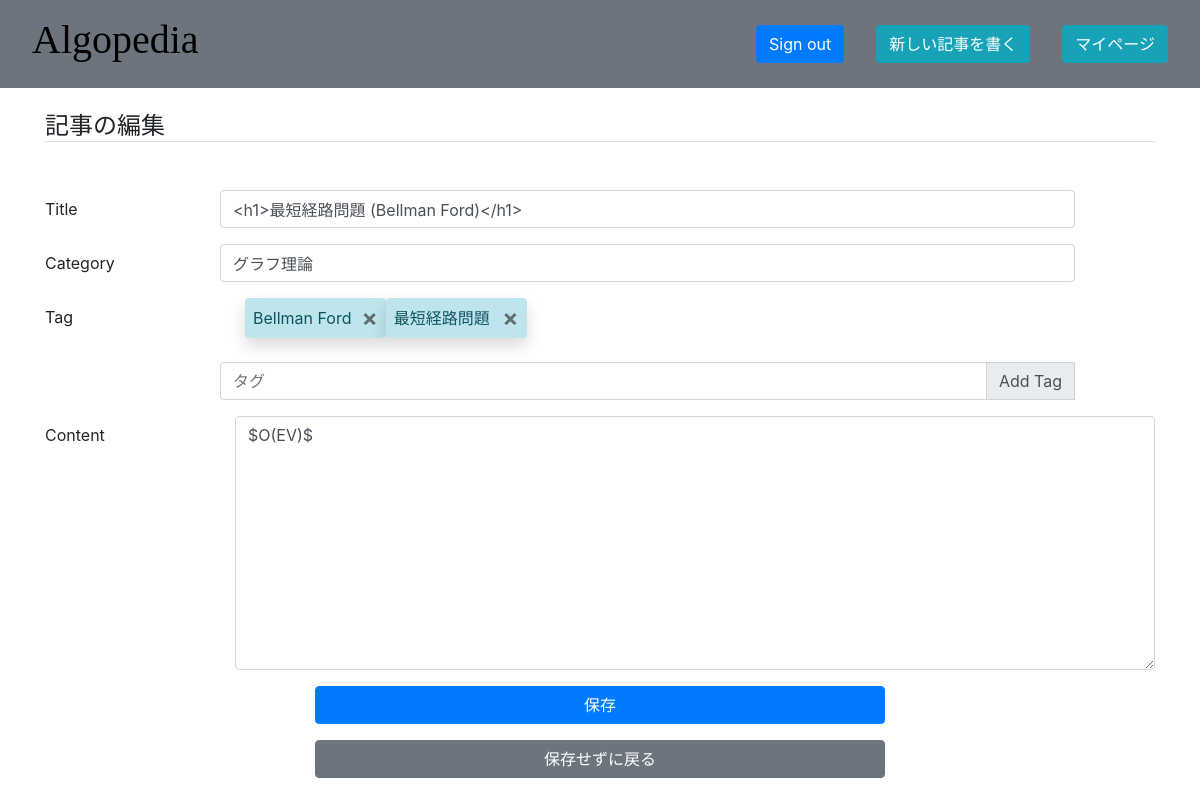
/article/edit/25/ (signed in), run on the app's committed database.
### cms/models.py (models this page shows, shortened)
class Article(models.Model):
    article_id = models.AutoField(primary_key=True)
    title = models.CharField(max_length=50)
    content = models.TextField()
    fav_num = models.PositiveIntegerField(default=0)
    created_at = models.DateTimeField(auto_now_add=True)
    updated_at = models.DateTimeField(auto_now_add=True)
    class Meta:
        verbose_name_plural = "記事"
    def get_tags(self):
        return Tag.objects.filter(articletags__article=self).distinct()

class ArticleCategory(models.Model):
    article = models.OneToOneField(Article, on_delete=models.CASCADE, primary_key=True, db_index=True)
    category = models.ForeignKey(Category, on_delete=models.DO_NOTHING, db_index=False)
    class Meta:
        verbose_name_plural = "記事分類"

class Category(models.Model):
    category = models.CharField(max_length=15, primary_key=True)
    article_num = models.PositiveIntegerField(default=0)
    class Meta:
        verbose_name_plural = "カテゴリ"

class Tag(models.Model):
    tag = models.CharField(max_length=15, primary_key=True)
    article_num = models.PositiveIntegerField(default=0)
    class Meta:
        verbose_name_plural = "タグ"

### cms/views.py (the view, shortened to what this page needs)
# urls.py: path('article/edit/<int:article_id>/', views.article_edit, name='article_edit'),
@login_required
def article_edit(request, article_id=None):
    if article_id:
        article = get_object_or_404(Article, pk=article_id)
        if request.user != article.author.user:
            errors = ["編集権限がありません．記事作成者のアカウントにログインして下さい"]
            return render(request, "cms/pages/login.html", dict(errors=errors))
    return init_article_form(request, article_id=article_id)

### cms/views.py (called while the page is built)
def init_article_form(request, article_id=None):
    context = {
        "categories": Category.objects.all(),
        "tags": Tag.objects.all(),
    }
    if article_id is not None:
        context["article"] = get_object_or_404(Article, pk=article_id)
    return render(request, 'cms/pages/article_edit.html', context)

### templates/cms/pages/article_edit.html (shortened to what this page needs)
{% extends "cms/pages/base.html" %}
{% block content %}
    <h4 class="mt-4 mb-5 border-bottom">記事の{{ article|yesno:"編集,追加" }}</h4>
    {% url 'cms:article_edit' article_id=article.article_id as url_edit %}
    {% url 'cms:article_add' as url_add %}
    <form action="{% if article %}{{ url_edit }}{% else %}{{ url_add }}{% endif %}"
          method="post"
          id="{{ htmls.article.id.form }}">
        {% include "cms/components/title_input.html" %}
        {% include "cms/components/category_selector.html" %}
        {% include "cms/components/tag_selector.html" %}
        {% include "cms/components/article_input.html" %}
        <div class="form-group row justify-content-center">
            <button type="submit" class="col-md-6 btn btn-primary">保存</button>
        </div>
    </form>
    <div class="form-group row justify-content-center">
        <button type="button"
                class="col-md-6 btn btn-secondary"
                onclick="history.go(-1);"
        >保存せずに戻る
        </button>
    </div>
{% endblock content %}

### templates/cms/components/text_input.html
<div class="form-group row">
    <label for="id_{{ name }}_text_input" class="col-md-2 col-form-label">
        {% with default_label=name|capfirst %}
        {{ label|default:default_label }}
        {% endwith %}
    </label>
    <input type="text"
           name="{{ name }}"
           {{ autofocus|default:False|yesno:"autofocus," }}
           {{ required|default:False|yesno:"required," }}
           class="col-md-9 form-control"
           value="{{ value }}"
           placeholder="{{ placeholder }}"
           id="id_{{ name }}_text_input">
</div>

### templates/cms/components/category_selector.html (shortened to what this page needs)
<div class="form-group row">
    <label for="{{ htmls.category.id.input }}" class="col-md-2 col-form-label">
        Category
    </label>
    <input type="text"
           name="category"
           autocomplete="on"
           list="{{ htmls.category.id.datalist }}"
           class="col-md-9 form-control"
           value="{{ article.articlecategory.category.category }}"
           placeholder="分野"
           id="{{ htmls.category.id.input }}">
</div>

### templates/cms/components/tag.html
<li class="col-sm-2 shadow p-2 mb-2 rounded list-group-item-info" value="{{ tag }}">
    {{ tag }}
    <button type="button"
            class="close"
            aria-label="閉じる"
            value="{{ tag }}"
            name="{{ htmls.tag.name.deselect_button }}"
    ><span aria-hidden="true">&times;</span></button>
</li>

### templates/cms/components/article_input.html
<div class="form-group row">
    <label for="id_content_form" class="col-sm-2 col-form-label">
        Content
    </label>
    <div class="col-sm-10">
        <textarea type="text"
                  class="form-control"
                  id="id_content_form"
                  name="content"
                  placeholder="内容"
                  rows="10"
        >{{ article.content }}</textarea>
    </div>
</div>

### data on the page
Article: title "<h1>最短経路問題 (Bellman Ford)</h1>", category "グラフ理論", content "$O(EV)$"
Tag: tag "Bellman Ford"
Tag: tag "最短経路問題"

### other printed values
{{ article|yesno:"編集,追加" }} "編集"
{{ label|default:default_label }} "Title"
